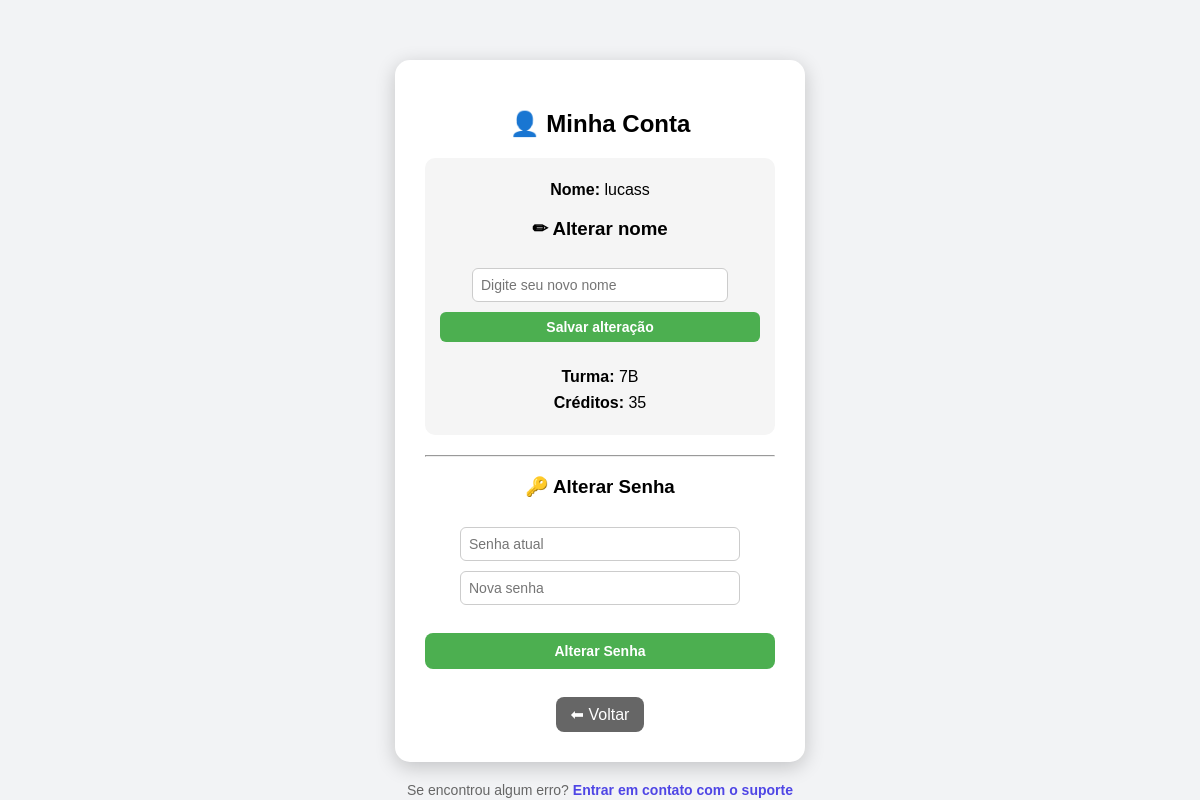
/conta (signed in), run on the app's committed database.
### tables this page shows
CREATE TABLE usuarios (
    id INTEGER PRIMARY KEY AUTOINCREMENT,
    nome TEXT UNIQUE,
    turma TEXT,
    senha TEXT,
    creditos INTEGER DEFAULT 0
);

### app.py (the view)
@app.route("/conta")
def conta():
    if "usuario_id" not in session:
        return redirect("/login")
    usuario_id = session["usuario_id"]
    conn = sqlite3.connect("database.db")
    cursor = conn.cursor()
    cursor.execute("SELECT nome, turma, creditos FROM usuarios WHERE id=?", (usuario_id,))
    dados = cursor.fetchone()
    usuario = {
        "nome": dados[0],
        "turma": dados[1],
        "creditos": dados[2]
    }
    return render_template("conta.html", usuario=usuario)

### templates/conta.html (shortened to what this page needs)
<!DOCTYPE html>
<html>
<head>
<link rel="stylesheet" href="/static/style.css">
</head>
<body>
<div class="conta-card">
<h2>👤 Minha Conta</h2>
<div class="info">
<p><b>Nome:</b> {{usuario.nome}}</p>
<h3>✏ Alterar nome</h3>
<form action="/alterar_nome" method="POST">
<input type="text" name="novo_nome" placeholder="Digite seu novo nome">
<button>Salvar alteração</button>
</form>
<br>
<p><b>Turma:</b> {{usuario.turma}}</p>
<p><b>Créditos:</b> {{usuario.creditos}}</p>
</div>
<hr>
<h3>🔑 Alterar Senha</h3>
<form action="/mudar_senha" method="POST">
<input type="password" name="senha_atual" placeholder="Senha atual" required>
<input type="password" name="nova_senha" placeholder="Nova senha" required>
<br><br>
<button class="botao">Alterar Senha</button>
</form>
<br>
<a href="/dashboard" class="botao-voltar">⬅ Voltar</a>
</div>
</body>
</html>
<div class="suporte">
Se encontrou algum erro?
<a href="/suporte">Entrar em contato com o suporte</a>
</div>

### static/style.css (style rules this page uses)
body { font-family:Arial, sans-serif; margin:0; background:#f2f4f8; }
button { width:100%; padding:12px; border:none; border-radius:8px; background:#4CAF50; color:white; font-size:16px; margin-top:10px; }
.botao { background:#4CAF50; color:white; padding:10px 18px; border-radius:8px; text-decoration:none; font-weight:bold; }
.botao { background:#4CAF50; color:white; padding:10px 20px; border:none; border-radius:8px; cursor:pointer; font-weight:bold; }
.conta-card { background:white; width:350px; margin:auto; margin-top:60px; padding:30px; border-radius:15px; box-shadow:0 5px 20px rgba(0,0,0,0.2); text-align:center; }
.conta-card h2 { margin-bottom:20px; }
.info { background:#f5f5f5; padding:15px; border-radius:10px; margin-bottom:20px; }
.info p { margin:8px 0; font-size:16px; }
.conta-card input { width:80%; padding:8px; margin-top:10px; border-radius:6px; border:1px solid #ccc; }
.botao-voltar { display:inline-block; margin-top:10px; background:#666; color:white; padding:8px 15px; border-radius:8px; text-decoration:none; }
.suporte { text-align:center; margin-top:20px; font-size:14px; color:#666; }
.suporte a { color:#4f46e5; text-decoration:none; font-weight:bold; }
body { background:#f2f3f5; font-family:Arial; }
button { background:#4CAF50; color:white; border:none; padding:10px 20px; border-radius:8px; cursor:pointer; font-size:14px; min-width:120px; }
input { padding:12px; border-radius:8px; border:1px solid #ccc; font-size:14px; width:100%; box-sizing:border-box; text-decoration:none; }
button { border:none; padding:7px 12px; border-radius:6px; cursor:pointer; font-weight:bold; }

### data on the page
usuarios: nome "lucass", turma "7B", creditos "35"
